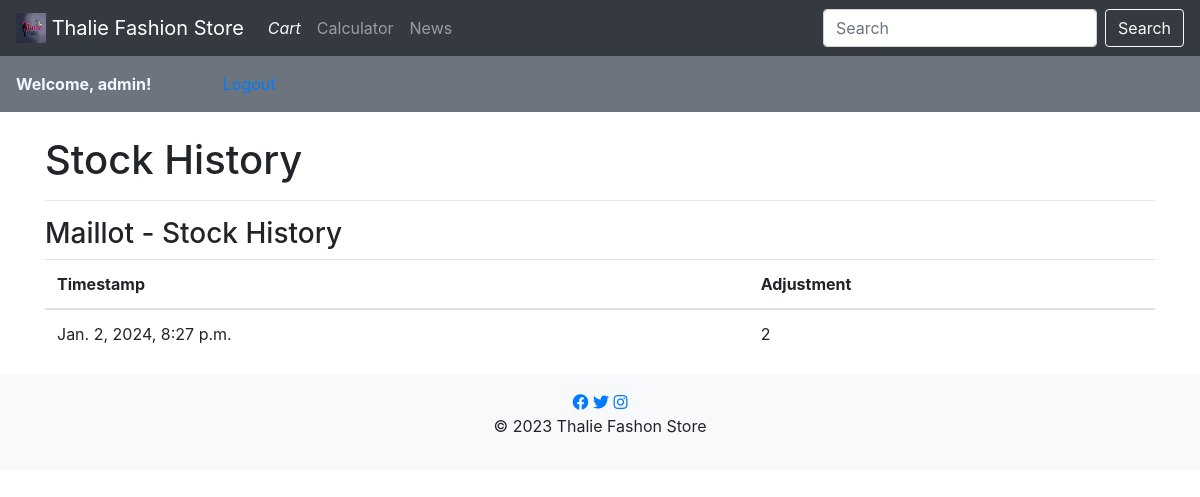
Page /stock_history/1/ (signed in) on the committed database.
### thalie/models.py (models this page shows, shortened)
class Product(models.Model):
    title = models.CharField(max_length=255)
    description = models.TextField()
    price = models.DecimalField(max_digits=10, decimal_places=2)
    category = models.ForeignKey(Category, on_delete=models.SET_NULL, null=True, blank=True)
    brand = models.ForeignKey(Brand, on_delete=models.CASCADE)
    image = models.ImageField(upload_to='product_images/')

class StockHistory(models.Model):
    product = models.ForeignKey(Product, on_delete=models.CASCADE)
    user = models.ForeignKey(User, on_delete=models.SET_NULL, null=True, blank=True)
    timestamp = models.DateTimeField(auto_now_add=True)
    adjustment = models.IntegerField()

### thalie/views.py (the view)
# urls.py: path('stock_history/<int:product_id>/', stock_history, name='stock_history'),
@user_passes_test(is_admin)
def stock_history(request, product_id):
    product = get_object_or_404(Product, pk=product_id)
    stock_history_entries = StockHistory.objects.filter(product=product).order_by('-timestamp')
    return render(request, 'stock_history.html', {'product': product, 'stock_history_entries': stock_history_entries})

### thalie/views.py (called while the page is built)
def is_admin(user):
    return user.is_authenticated and user.is_staff

### thalie/templates/stock_history.html (shortened to what this page needs)
{% extends 'base.html' %}
{% block header %}Stock History{% endblock %}
{% block content %}
  <h3>{{ product.title }} - Stock History</h3>
  <table class="table">
    <thead>
      <tr>
        <th>Timestamp</th>
        <th>Adjustment</th>
      </tr>
    </thead>
    <tbody>
      {% for entry in stock_history_entries %}
        <tr>
          <td>{{ entry.timestamp }}</td>
          <td>{{ entry.adjustment }}</td>
        </tr>
      {% endfor %}
    </tbody>
  </table>
{% endblock %}

### thalie/templates/base.html (shortened to what this page needs)
{% load static %}
<!DOCTYPE html>
<html lang="en">
<head>
<link rel="stylesheet" href="{% static 'css/styles.css' %}">
<link rel="stylesheet" href="https://stackpath.bootstrapcdn.com/bootstrap/4.3.1/css/bootstrap.min.css">
    <link rel="stylesheet" href="https://cdnjs.cloudflare.com/ajax/libs/font-awesome/5.15.1/css/all.min.css">
</head>
<body>
<nav class="navbar navbar-expand-lg navbar-dark bg-dark">
    <a class="navbar-brand" href="{% url 'product_views' %}">
        <img src="{% static 'img/logo.jpg' %}" alt="#" height="30" class="d-inline-block align-top">
    Thalie Fashion Store
    </a>
    <div class="collapse navbar-collapse" id="navbarNav">
        <ul class="navbar-nav">
            <li class="nav-item">
                <a class="nav-link" href="{% url 'cart_view' %}"><i class="bi bi-cart4 text-light">Cart</i></a>
            </li>
            <li class="nav-item">
                <a class="nav-link" href="{% url 'calculator' %}">Calculator</a>
            </li>
            <li class="nav-item">
                <a class="nav-link" href="{% url 'news_list' %}">News</a>
            </li>
        </ul>
        <form class="form-inline ml-auto" method="get" action="{% url 'search_products' %}">
            <input class="form-control mr-sm-2" type="search" placeholder="Search" aria-label="Search" name="q"
                   value="{{ query }}">
            <button class="btn btn-outline-light my-2 my-sm-0" type="submit">Search</button>
        </form>
    </div>
</nav>
<nav class="navbar bg-secondary" data-bs-theme="dark" style="color: aliceblue;">
    <ul class="navbar-nav">
        {% if user.is_authenticated %}
            <div class="row ">
                <div class="col-10">
                <li class="nav-item">
                    <span class="navbar-text"><strong> Welcome, {{ user.username }}! </strong></span>
                </li>
            </div>
                <div class="col-2">
                <li class="nav-item">
                    <a class="nav-link" href="{% url 'logout_user' %}">Logout</a>
                </li>
            </div>
            </div>
    {% else %}
                <li class="nav-item">
                    <a class="nav-link" href="{% url 'login_user' %}">Login</a>
                </li>
    {% endif %}
    </ul>
        </nav>
<div class="container mt-4">
    <div class="row">
        <div class="col">
            <h1 id="store-name">{% block header %}Thalie Fashion Store{% endblock %}</h1>
            <hr>
        </div>
    </div>
    <div class="row">
        <div class="col">
            {% block content %}{% endblock %}
        </div>
    </div>
</div>
<footer class="bg-light text-center py-3">
    <div class="social-media">
    <a href="https://www.facebook.com/profile.php?id=100093414459714&sk=about" target="_blank" class="social-icon"><i class="fab fa-facebook"></i></a>
    <a href="#" target="_blank" class="social-icon"><i class="fab fa-twitter"></i></a>
    <a href="#" target="_blank" class="social-icon"><i class="fab fa-instagram"></i></a>
</div>
    <p>&copy; 2023 Thalie Fashon Store</p>
</footer>
</body>
</html>

### rows in the picture
Product: title "Maillot"
StockHistory: timestamp "Jan. 2, 2024, 8:27 p.m.", adjustment "2"

### other values in the picture
{{ user.username }} "admin"
